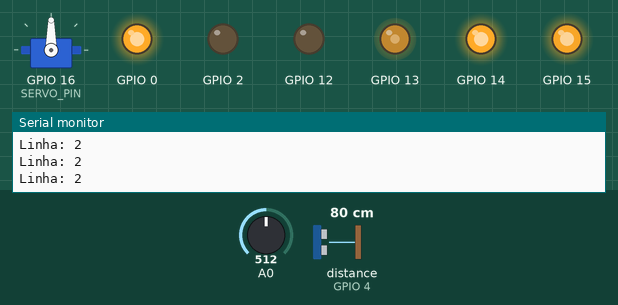
The program below on a simulated ESP8266 (NodeMCU). Parts: servo, output pins drawn as LEDs (lit = HIGH), the last lines printed to the serial monitor. Dashed ring = blinking. The inputs (shaded band) are chosen by the test bench; at power-on: distance to the obstacle (sensor on GPIO 4) 80 cm, A0 = 512. The echo pulse lasts 58.3 µs per cm.

Above: at 2.2 s.
2.3 s: distance to the obstacle (sensor on GPIO 4) set to 16 cm
3.8 s: distance to the obstacle (sensor on GPIO 4) set to 12 cm
At 4.64 s:
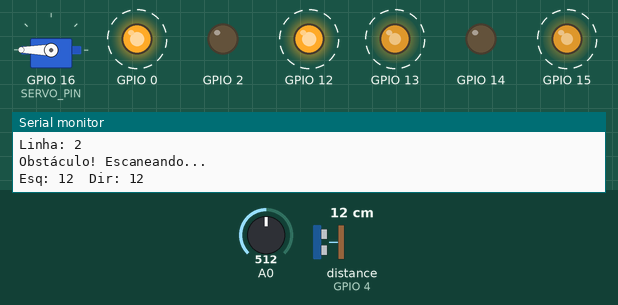
6.8 s: distance to the obstacle (sensor on GPIO 4) set to 18 cm
At 7.25 s:
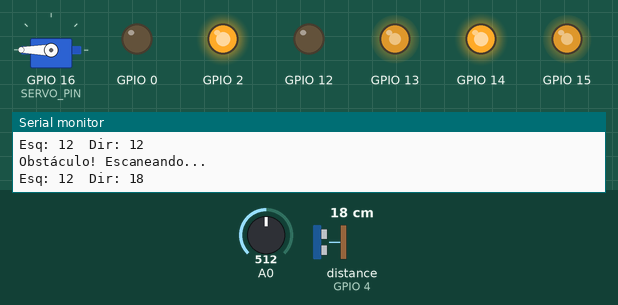
9.2 s: A0 set to 547
10.7 s: A0 set to 572
At 11.2 s:
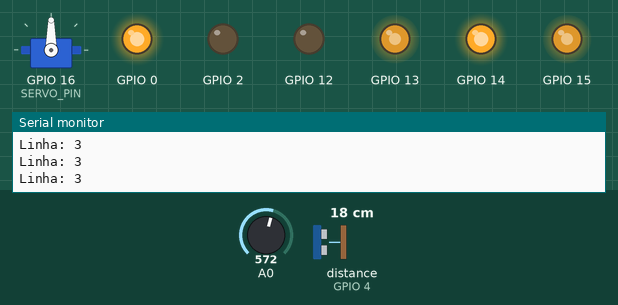
12.2 s: A0 set to 306
At 12.6 s:
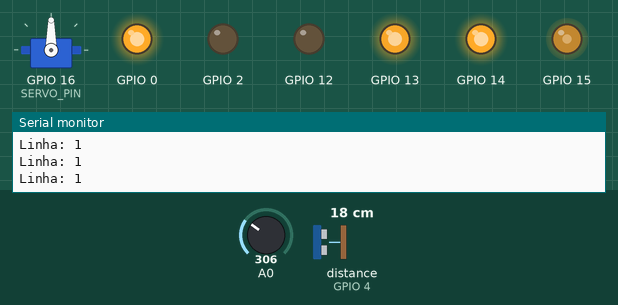
Timing chart, 0 to 14.7 s (numbered marks = the images above; inputs shaded):
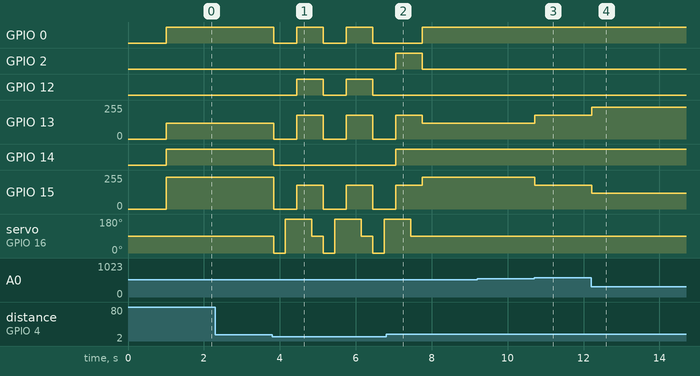

The program:

main.cpp
```cpp
#include <Arduino.h>
#include <ESP8266WiFi.h>
#include <DebugLog.h>

#include <pins.h>
#include <MotorController.h>
#include <UltrasonicSensor.h>
#include <LineFollower.h>
#include <Robot.h>

// ─── Instâncias Globais ────────────────────────────────
// MotorController(in1, in2, ena, in3, in4, enb)
MotorController motors(AIN1, AIN2, PWMA, BIN1, BIN2, PWMB);
UltrasonicSensor sensor(TRIG_PIN, ECHO_PIN, MAX_DISTANCE);
LineFollower lineSensor(LINE_SENSOR);
Robot robot(motors, sensor, lineSensor, SERVO_PIN);

// ─── Setup ──────────────────────────────────────────────
void setup() {
  Debug.begin();
  lineSensor.begin();
  robot.setup();
}

// ─── Loop Principal ─────────────────────────────────────
void loop() {
  Debug.handleClient();
  robot.update();
}
```

pins.h
```cpp
#pragma once

/*
 * Definições dos pinos para a placa ESP8266 (NodeMCU v3)
 *
 * Driver de motor: TB6612FNG (HW-166).
 * Convenção de nomenclatura: AIN1/AIN2/PWMA (motor A),
 * BIN1/BIN2/PWMB (motor B) — compatível com os parâmetros
 * do MotorController (in1, in2, ena, in3, in4, enb nessa ordem).
 */

#define TRIG_PIN      5   // D1
#define ECHO_PIN      4   // D2
#define MAX_DISTANCE 200

// TB6612FNG — Motor A
#define AIN1         14   // D5
#define AIN2         12   // D6
#define PWMA         13   // D7 (PWM)

// TB6612FNG — Motor B
// BIN1 (D3) e BIN2 (D4) têm pullup no boot = HIGH.
// Mas PWMB (D8) tem pulldown = LOW → motor B desligado.
#define BIN1          0   // D3
#define BIN2          2   // D4
#define PWMB         15   // D8 (PWM)

// Sensor infravermelho HW-201 via resistor ladder no ADC
#define LINE_SENSOR   A0   // ADC

// Servo motor SG90 (rotaciona HC-SR04)
#define SERVO_PIN     16   // D0
```

Measured:
- the behaviour switches between 15 and 14 cm on distance to the obstacle (sensor on GPIO 4) (found by bisection; images 0 and 1)
- the behaviour switches between 559 and 560 on A0 (found by bisection; images 2 and 3)
- after the input at 3.8 s, GPIO 0: alternates HIGH for 0.70 s and LOW for 0.60 s, starting at once; GPIO 12: alternates HIGH for 0.70 s and LOW for 0.60 s, starting after 0.64 s
- after the input at 6.8 s, GPIO 2: LOW → HIGH after 0.25 s, → LOW 0.70 s later; GPIO 12: stops changing and stays LOW; GPIO 14: LOW → HIGH after 0.25 s; servo on GPIO 16 (SERVO_PIN): goes on until 7.5 s, then stays 90°
- after the input at 10.7 s, GPIO 13: 120/255 → 180/255 at once; GPIO 15: 240/255 → 180/255 at once
- after the input at 12.2 s, GPIO 13: 180/255 → 240/255 at once; GPIO 15: 180/255 → 120/255 at once
